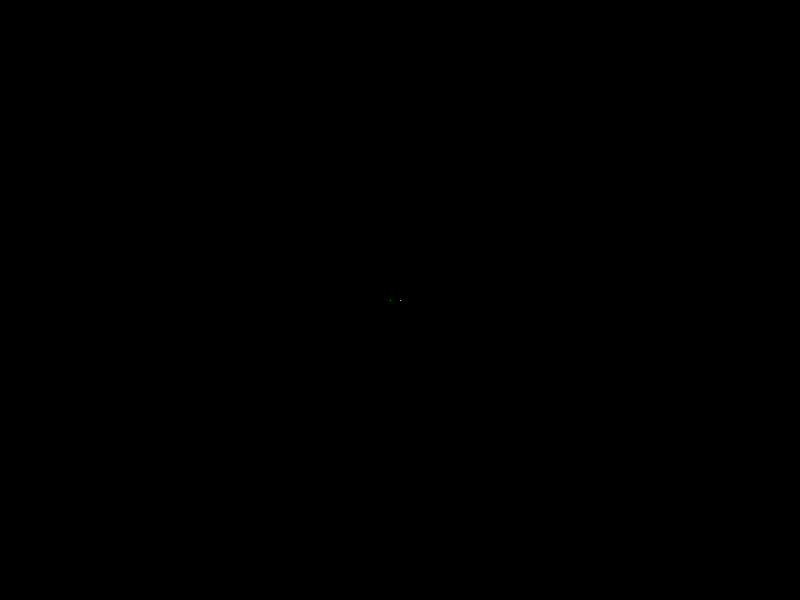
Frame 1 (no input)
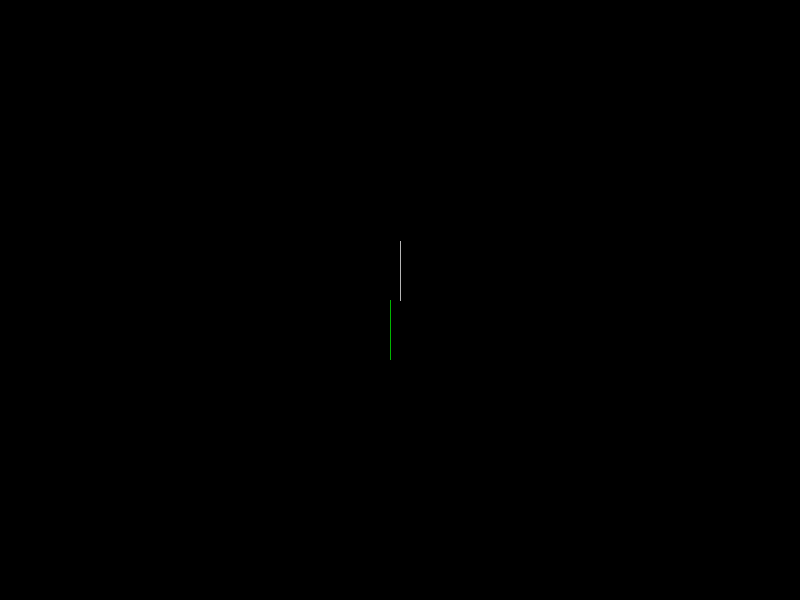
Frame 60 (the mouse pressed at the canvas centre just before this capture)
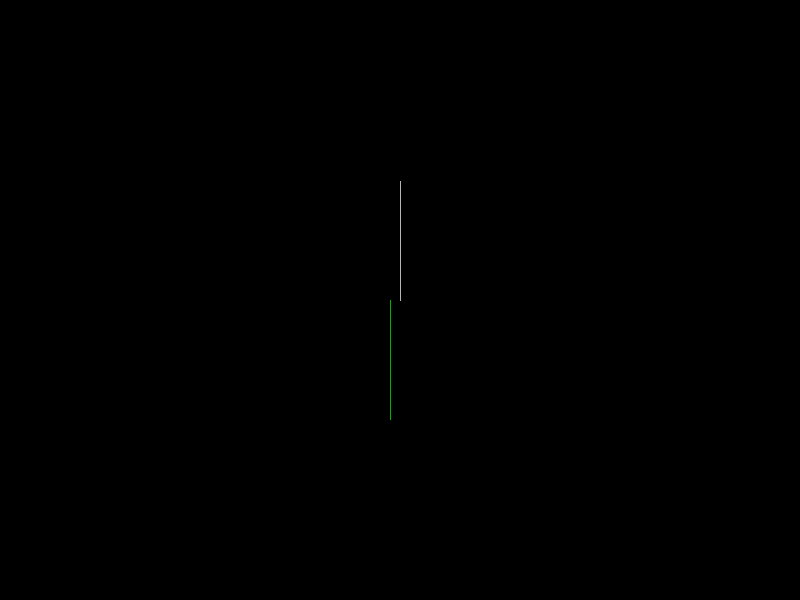
Frame 120 (the mouse held since frame 60 and released just before this capture)

The Processing sketch that drew these frames (run headless with seeded random() and noise(); from frame 60 on, the mouse is pressed at the canvas centre):

// Processing sketch: processing_77811
// ── processing_77811.pde

int x = 400;
int y = 300;
int compX = 390;
int compY = 300;
int compASD = DOWN;
int asd = UP;
boolean gameOver = false;

void setup()
{
  size(800, 600);
  background(0);
  stroke(0);
}
void draw()
{
  if (gameOver == true)
  {
    fill(255,0,0);
    ellipse(400, 300, 200, 200);
  }
  else 
  {
    human();
    computer();
  }
}
void human()
{
  if (get(x,y) != color(0, 0, 0))
  {   
    gameOver = true;
  }
    stroke(255);
    point(x, y);
    if (asd == RIGHT)
    {
      x++;
    }
    if (asd == LEFT)
    {
      x--;
    }
    if (asd == UP)
    {
      y--;
    }
    if (asd == DOWN)
    {
      y++;
    }
  }
void keyPressed ()
{
  if (key == 'w')
  {
    asd = UP;
  }
  else if (key == 's')
  {
    asd = DOWN;
  }
  else if (key == 'a')
  {
    asd = LEFT;
  }
  else if (key == 'd')
  {
    asd = RIGHT;
  }
}   
void computer()
{ 
  if (get(compX, compY) != color(0, 0, 0))
  {
    gameOver = true;
  }
  stroke(0, 255, 0);
  point(compX, compY);
  if (compASD == RIGHT)
  {
    compX++;
    if (get(compX+1, compY) != color(0, 0, 0))
    {
      compASD = UP;
    }
  }
  else if (compASD == LEFT)
  {
    compX--;
    if (get(compX-1, compY) != color(0, 0, 0))
    {
      compASD = DOWN;
    }
  }
  else if (compASD == UP)
  {
    compY--;
    if (get(compX, compY-1) != color(0, 0, 0))
    {
      compASD = RIGHT;
    }
  }
  if (compASD == DOWN)
  {
    compY++;
    if (get(compX, compY+1) != color(0, 0, 0))
    {
      compASD = LEFT;
    }
  }
}
